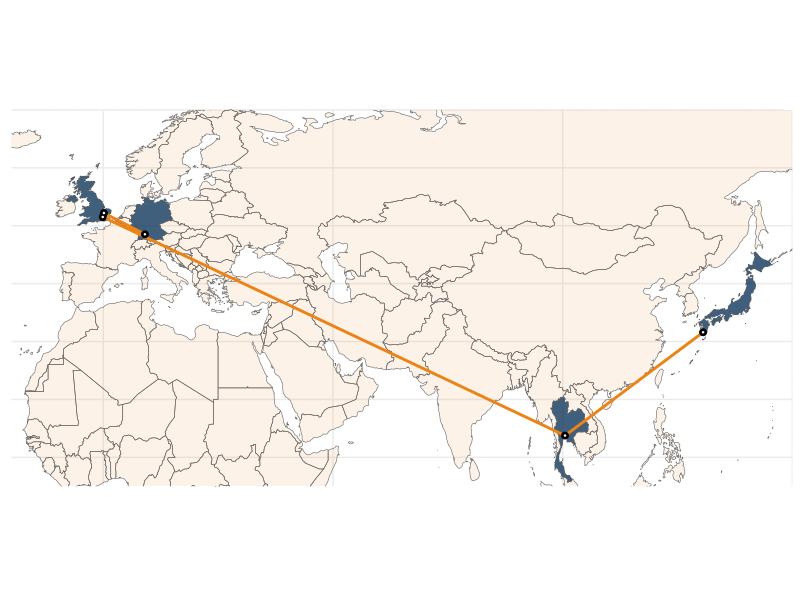

This figure's R source:
## ---- chunk 1
#| label: load-packages
#| include: false
library(rnaturalearth)
library(rnaturalearthdata)
library(ggplot2)
library(sf)
library(tidyverse)
## ---- chunk 2
#| label: plot-map
#| warning: false
#| echo: false
world <- ne_countries(scale = "medium", returnclass = "sf")

events <- tribble(
  ~event, ~lat, ~lng,
  "born", 31.5969, 130.5571,
  "school", 13.7563, 100.5018,
  "undergrad", 51.5072, -0.1276,
  "masters", 52.1951, 0.1313,
  "current/PhD", 48.5216, 9.0576
)

events_sf <- st_as_sf(events, coords = c("lng", "lat"), crs = 4326)

# Create a line connecting the points
event_lines <- st_linestring(as.matrix(events[, c("lng", "lat")])) |>
  st_sfc(crs = 4326) |>
  st_sf()

# Plot the map with points and connecting lines
# ggplot() +
#   geom_sf(data = world, fill = "grey", alpha = 0.1, color = "grey") +  # World map
#   geom_sf(data = event_lines, color = "#EB8317", linewidth = 1) +       # Line connecting events
#   geom_sf(data = events_sf, aes(color = event), colour = "#10375C", size = 3) +     # Points for events
#   # coord_sf(crs = "+proj=aitoff") +
#   coord_sf(crs = "+proj=laea +lat_0=52 +lon_0=10 +x_0=4321000 +y_0=3210000 +ellps=GRS80 +units=m +no_defs ") +
#   theme_minimal() +
#   theme(panel.background = element_blank())

# Create a vector of countries you want to highlight
highlight_countries <- c("Thailand", "Japan", "United Kingdom", "Germany")
world <- world |>
  mutate(highlight = ifelse(admin %in% highlight_countries, "Lived", "Other"))

ggplot() +
  geom_sf(data = world, aes(fill = highlight), colour = "grey40") +  # World map
  geom_sf(data = event_lines, color = "#EB8317", linewidth = 1) +       # Line connecting events
  geom_sf(data = events_sf, aes(color = event), colour = "black", size = 2) +     # Points for events
  geom_sf(data = events_sf, aes(color = event), colour = "white", size = 0.2) +     # Points for events
  # coord_sf(crs = "+proj=aitoff") +
  coord_sf(xlim = c(-20, 150), ylim = c(70, 5), expand = FALSE) +
  theme_minimal() +
  theme(panel.background = element_blank(), legend.position = "", 
        axis.title=element_blank(),axis.text=element_blank()) +
  scale_fill_manual(values = c(
    "Lived" = scales::alpha("#10375C", 0.8),
    "Other" = scales::alpha("#EB8317", 0.1)))
